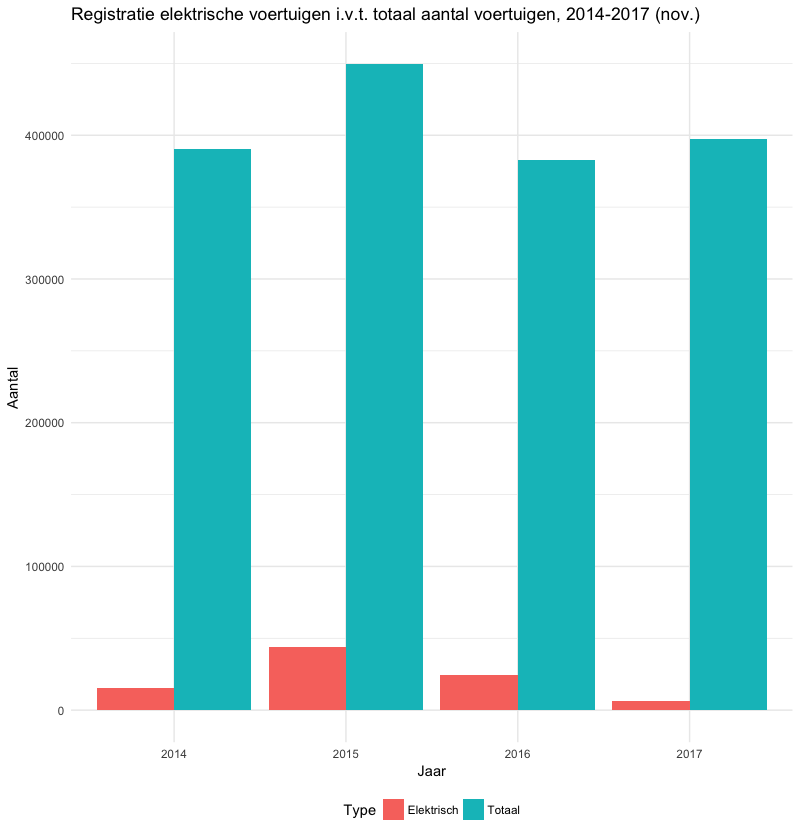

Generate this figure with R:
# EV

library(readxl)
library(tidyverse)

options(scipen = 999)

Elektrische_voertuigen <- read_excel("Elektrische voertuigen.xlsx", col_types = c("text", "text", "numeric"))

ggplot(Elektrische_voertuigen, aes(Jaar, Aantal, fill = Type)) + geom_col(position = "dodge") + theme_minimal() + 
  ggtitle("Registratie elektrische voertuigen i.v.t. totaal aantal voertuigen, 2014-2017 (nov.)") +
  theme(legend.position = "bottom")




                                     
